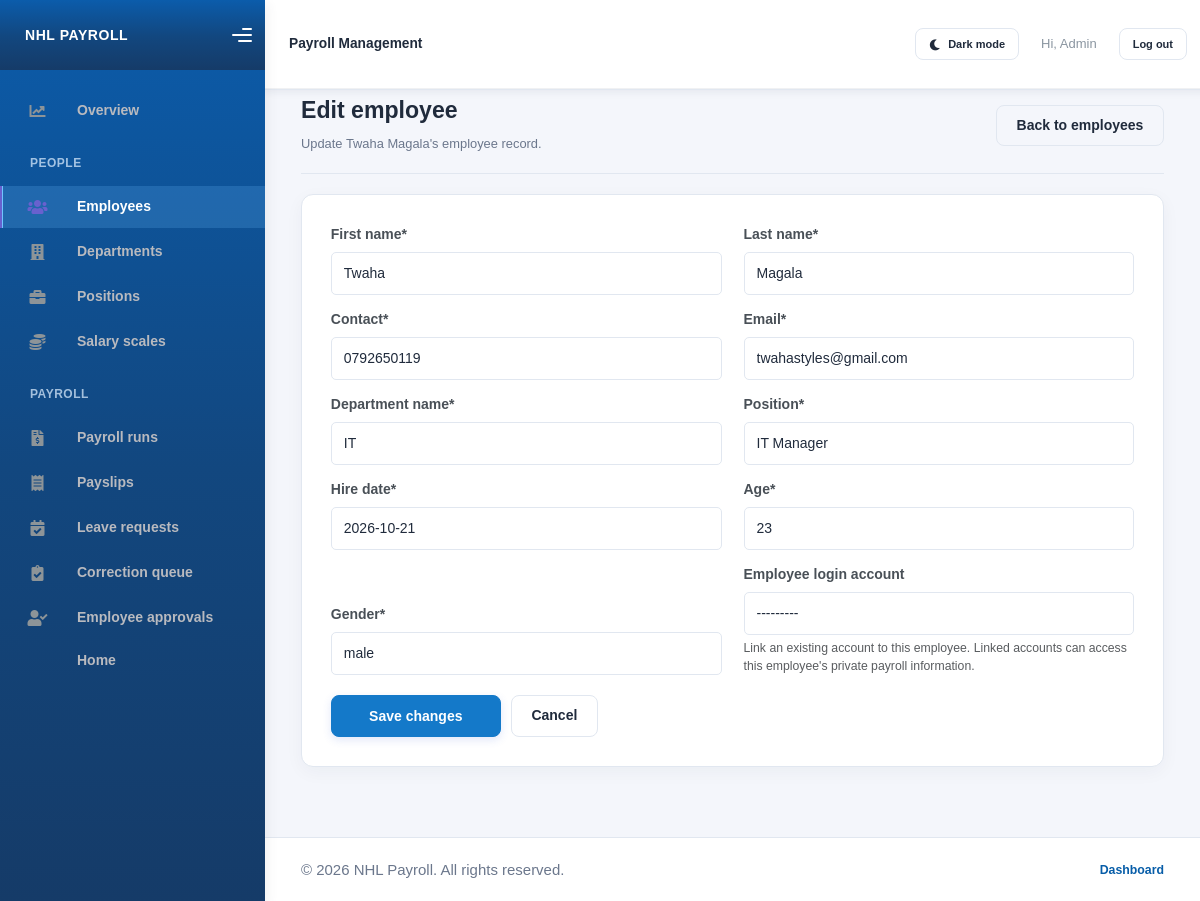
Screenshot of /edit_employee/1/ (signed in) with the database file from the repository.
### payroll/models.py (models this page shows, shortened)
class Employee(models.Model):
    GENDER_CHOICES =[
        ('M','male'),
        ('F','female')
    ]
    First_name = models.CharField(max_length=50)
    last_name = models.CharField(max_length=50)
    contact = models.CharField(max_length=10,unique=True)
    email = models.EmailField(unique=True)
    department_name = models.ForeignKey(Department,  on_delete=models.CASCADE)
    position = models.ForeignKey(Position, on_delete=models.PROTECT)
    user = models.OneToOneField(
        settings.AUTH_USER_MODEL,
        null=True,
        blank=True,
        on_delete=models.SET_NULL,
        related_name="payroll_employee",
    )
    hire_date = models.DateField(default=timezone.localdate)
    age = models.IntegerField()
    gender = models.CharField(max_length=1,choices=GENDER_CHOICES)

class Department(models.Model):
    department_name = models.CharField(max_length=50)
    summary = models.TextField()
    manager = models.OneToOneField(
        settings.AUTH_USER_MODEL,
        null=True,
        blank=True,
        on_delete=models.SET_NULL,
        related_name="managed_department",
    )
    def __str__(self):
        return f"{self.department_name}"

### payroll/views.py (the view)
# urls.py: path('edit_employee/<int:employee_id>/',edit_employee_view, name = "edit_employee_page"),
@staff_member_required(login_url="login")
def edit_employee_view(request,employee_id):
    employee = get_object_or_404(Employee, id=employee_id)
    if request.method == "POST":
        employee_form = EmployeeForm(
            request.POST, instance=employee, include_account=False
        )
        if employee_form.is_valid():
            proposed_department = employee_form.cleaned_data["department_name"]
            approval_department = (
                employee.department_name
                if employee.department_name.manager_id
                else proposed_department
            )
            if approval_department.manager_id:
                if EmployeeDataRequest.objects.filter(
                    employee=employee, status="pending"
                ).exists():
                    messages.error(
                        request,
                        "This employee already has a change awaiting manager review.",
                    )
                    return redirect("add_employee_page")
                proposed_data = _employee_request_payload(
                    employee_form.cleaned_data
                )
                proposed_data["user_id"] = employee_form.cleaned_data["user"].pk \
                    if employee_form.cleaned_data["user"] else None
                EmployeeDataRequest.objects.create(
                    department=approval_department,
                    employee=employee,
                    requested_by=request.user,
                    request_type="update",
                    proposed_data=proposed_data,
                )
                messages.success(
                    request, "Employee changes submitted for manager approval."
                )
                return redirect("add_employee_page")
            with transaction.atomic():
                employee = employee_form.save()
                employee.user = employee_form.cleaned_data["user"]
                employee.save(update_fields=["user"])
                if employee.user_id and employee.user.email != employee.email:
                    employee.user.email = employee.email
                    employee.user.save(update_fields=["email"])
            messages.success(request, "Employee details and login link saved.")
            return redirect('add_employee_page')
        else:
            message = "invalid input provided"
    else:
        employee_form = EmployeeForm(instance=employee, include_account=False)
    context = {
        'form':employee_form,
        'employee': employee
    }
    return render(request,'edit_employee.html',context)

### payroll/models.py (called while the page is built)
    def __str__(self):
        return f"{self.title}"

### payroll/templates/edit_employee.html (shortened to what this page needs)
{% extends "./base.html" %}
{% load crispy_forms_tags %}
{% block content %}
<div class="page-shell edit-shell">
    <div class="page-header">
        <div>
            <h1>Edit employee</h1>
            <p>Update {{ employee.First_name }} {{ employee.last_name }}'s employee record.</p>
        </div>
        <a class="btn btn-outline-secondary" href="{% url 'add_employee_page' %}">Back to employees</a>
    </div>
    <div class="card form-card edit-form-card">
        <form method="POST">
            {{form|crispy}}
            <div class="form-actions">
                <button type="submit" class="btn btn-primary">Save changes</button>
                <a href="{% url 'add_employee_page' %}" class="btn btn-outline-secondary">Cancel</a>
            </div>
        </form>
    </div>
</div>
{% endblock content %}

### payroll/templates/base.html (shortened to what this page needs)
 <!DOCTYPE html>
<html>
    {%load static%}
    {% load crispy_forms_tags %}
<head>
    <link rel="stylesheet" href="{% static 'Kaiadmin/assets/css/bootstrap.min.css' %}">
    <link rel="stylesheet" href="{% static 'Kaiadmin/assets/css/plugins.min.css' %}">
    <link rel="stylesheet" href="{% static 'Kaiadmin/assets/css/kaiadmin.min.css' %}">
    <link rel="stylesheet" href="{% static 'Kaiadmin/assets/css/fonts.min.css' %}">
</head>
<body>
    <div class="wrapper">
        {% if user.is_authenticated %}
        <aside class="sidebar{% if not user.is_staff %} employee-sidebar{% endif %}" data-background-color="dark">
            <div class="sidebar-logo">
                <div class="logo-header" data-background-color="dark">
                    <a class="logo payroll-brand" href="{% if user.is_staff %}{% url 'dashboard_page' %}{% else %}{% url 'home_page' %}{% endif %}">NHL PAYROLL</a>
                    <div class="nav-toggle">
                        <button class="btn btn-toggle toggle-sidebar" type="button" aria-label="Toggle sidebar">
                            <i class="gg-menu-right"></i>
                        </button>
                    </div>
                </div>
            </div>
            <div class="sidebar-wrapper scrollbar scrollbar-inner">
                <div class="sidebar-content">
                    {% if user.is_staff %}
                    <ul class="nav nav-secondary">
                        <li class="nav-item {% if request.resolver_match.url_name == 'dashboard_page' %}active{% endif %}">
                            <a class="payroll-nav-link" href="{% url 'dashboard_page' %}"><i class="fas fa-chart-line"></i><p>Overview</p></a>
                        </li>
                        <li class="nav-section"><span class="sidebar-mini-icon"></span><h4 class="text-section">People</h4></li>
                        <li class="nav-item {% if 'employee' in request.path %}active{% endif %}"><a class="payroll-nav-link" href="{% url 'add_employee_page' %}"><i class="fas fa-users"></i><p>Employees</p></a></li>
                        <li class="nav-item {% if 'department' in request.path %}active{% endif %}"><a class="payroll-nav-link" href="{% url 'add_department_page' %}"><i class="fas fa-building"></i><p>Departments</p></a></li>
                        <li class="nav-item {% if 'position' in request.path %}active{% endif %}"><a class="payroll-nav-link" href="{% url 'add_position_page' %}"><i class="fas fa-briefcase"></i><p>Positions</p></a></li>
                        <li class="nav-item {% if 'salary_scale' in request.path %}active{% endif %}"><a class="payroll-nav-link" href="{% url 'add_salary_scale_page' %}"><i class="fas fa-coins"></i><p>Salary scales</p></a></li>
                        <li class="nav-section"><span class="sidebar-mini-icon"></span><h4 class="text-section">Payroll</h4></li>
                        <li class="nav-item {% if 'payroll' in request.path %}active{% endif %}"><a class="payroll-nav-link" href="{% url 'add_payroll_page' %}"><i class="fas fa-file-invoice-dollar"></i><p>Payroll runs</p></a></li>
                        <li class="nav-item {% if 'payslip' in request.path %}active{% endif %}"><a class="payroll-nav-link" href="{% url 'add_payslip_page' %}"><i class="fas fa-receipt"></i><p>Payslips</p></a></li>
                        <li class="nav-item {% if 'staff/leave-requests' in request.path %}active{% endif %}"><a class="payroll-nav-link" href="{% url 'staff_leave_requests_page' %}"><i class="fas fa-calendar-check"></i><p>Leave requests</p></a></li>
                        <li class="nav-item {% if 'staff/payroll-requests' in request.path %}active{% endif %}"><a class="payroll-nav-link" href="{% url 'staff_payroll_requests_page' %}"><i class="fas fa-clipboard-check"></i><p>Correction queue</p></a></li>
                        <li class="nav-item {% if 'staff/employee-data-requests' in request.path %}active{% endif %}"><a class="payroll-nav-link" href="{% url 'staff_employee_data_requests_page' %}"><i class="fas fa-user-check"></i><p>Employee approvals</p></a></li>
                        <li class="nav-item {% if request.resolver_match.url_name == 'home_page' %}active{% endif %}"><a class="payroll-nav-link" href="{% url 'home_page' %}"><p>Home</p></a></li>
                    </ul>
                    {% endif %}
                </div>
            </div>
        </aside>
        {% endif %}
        {% if user.is_authenticated %}
        <button class="mobile-nav-overlay" type="button" tabindex="-1" aria-label="Close navigation"></button>
        {% endif %}
        <div class="main-panel{% if not user.is_authenticated %} main-panel-auth{% endif %}">
            <div class="main-header">
                <nav class="navbar navbar-header navbar-header-transparent navbar-expand-lg border-bottom">
                    <div class="container-fluid">
                        <span class="navbar-brand mb-0 h1">{% if user.is_staff %}Payroll Management{% elif user.managed_department %}Department manager{% elif user.is_authenticated %}Employee self-service{% else %}Payroll Management{% endif %}</span>
                        <ul class="navbar-nav topbar-nav ms-md-auto align-items-center">
                            <li class="nav-item">
                                <button
                                    type="button"
                                    class="btn btn-sm btn-outline-secondary theme-toggle"
                                    id="theme-toggle"
                                    aria-label="Switch to dark mode"
                                    aria-pressed="false"
                                >
                                    <i class="fas fa-moon" id="theme-toggle-icon" aria-hidden="true"></i>
                                    <span id="theme-toggle-label">Dark mode</span>
                                </button>
                            </li>
                            {% if user.is_authenticated %}
                            <li class="nav-item"><span class="nav-link">Hi, {{ user.get_username }}</span></li>
                            <li class="nav-item">
                                <form method="post" action="{% url 'logout' %}">
                                    <button type="submit" class="btn btn-sm btn-outline-secondary">Log out</button>
                                </form>
                            </li>
                            {% else %}
                            <li class="nav-item"><a class="nav-link" href="{% url 'login' %}">Log in</a></li>
                            <li class="nav-item"><a class="nav-link" href="{% url 'sign_up_page' %}">Sign up</a></li>
                            {% endif %}
                        </ul>
                    </div>
                </nav>
            </div>
            <main class="content-wrapper payroll-content">
                {% block content %}{% endblock content %}
            </main>
            <footer class="site-footer">
                <p>&copy; {% now "Y" %} NHL Payroll. All rights reserved.</p>
                <nav class="site-footer-links" aria-label="Footer navigation">
                    {% if user.is_staff %}
                    <a href="{% url 'dashboard_page' %}">Dashboard</a>
                    {% else %}
                    <a href="{% url 'index_page' %}">Home</a>
                    {% endif %}
                </nav>
            </footer>
        </div>
    </div>
</body>
</html>

### rows the page displays
Employee: First_name "Twaha", last_name "Magala", contact "0792650119", email "twahastyles@gmail.com", position "IT Manager", hire_date "2026-10-21", age "23", gender "male", user "---------"
Department: department_name "IT"

### other values shown
{{ user.get_username }} "Admin"
